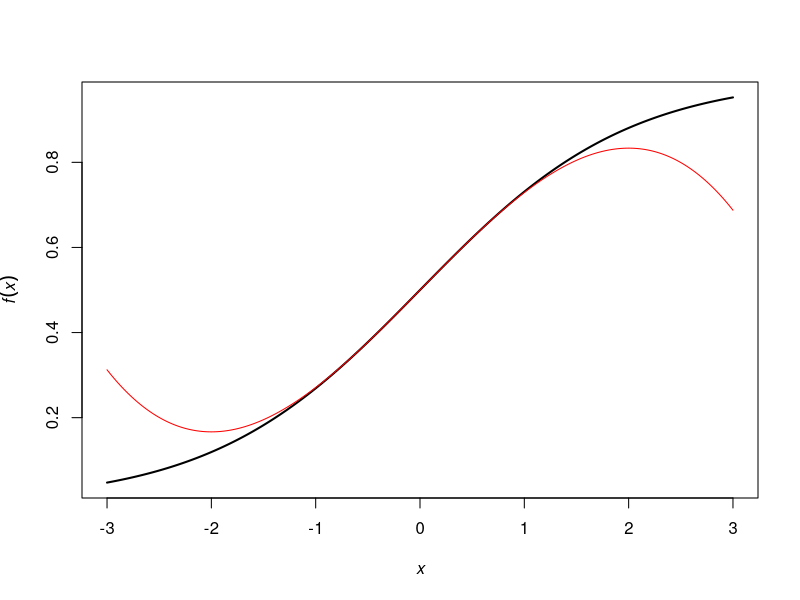
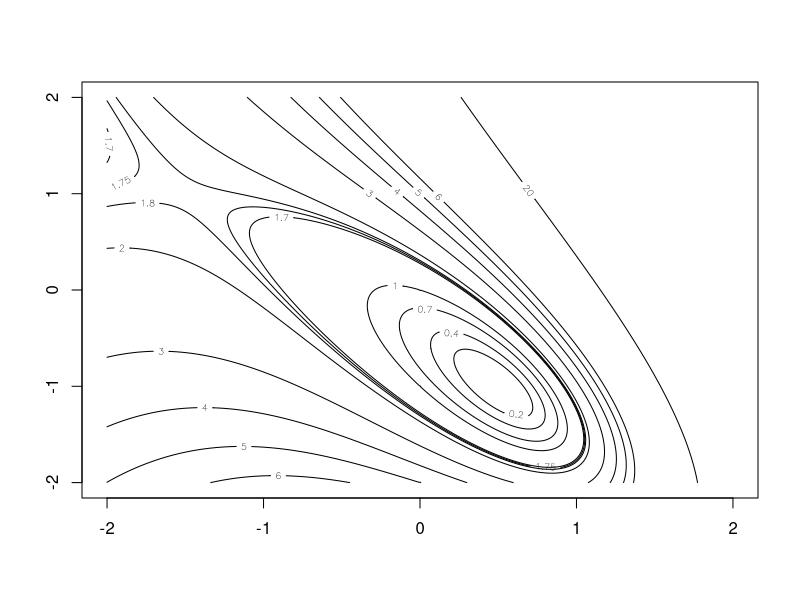
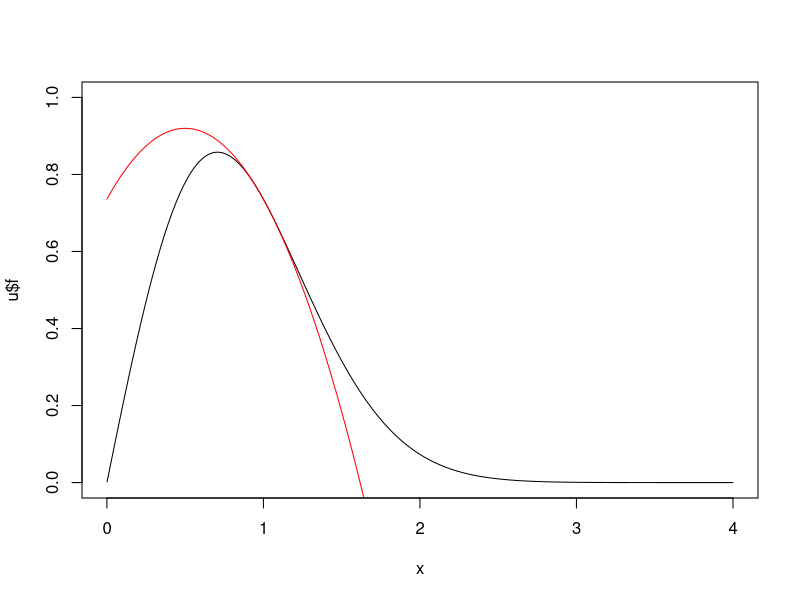

Generate these figures, in order, with R:
# Chapter 3: Question 1

ff <- function(x) {
  fx <- exp(x) / (1 + exp(x))
  fx1 <- exp(x) / (1 + exp(x))^2
  fx2 <- -exp(x) * (exp(x) - 1) / (1 + exp(x))^3
  fx3 <- exp(x) * (-4 * exp(x) + exp(2 * x) + 1) / (exp(x) + 1)^4
  u <- list(fx = fx, fx1 = fx1, fx2 = fx2, fx3 = fx3)
  return(u)
}
x <- seq(-3, 3, .001)
u <- ff(x)
plot(x, u$fx,
  type = "l", lwd = 2,
  xlab = expression(italic(x)),
  ylab = expression(italic(f)(italic(x)))
)
u0 <- ff(0)
tx <- u0$fx + u0$fx1 * x + u0$fx2 * x^2 / 2 + u0$fx3 * x^3 / 6
lines(x, tx, col = "red")

# Question 2a

# Here is the contour plot and some co
ff <- function(x1, x2) {
  f <- exp(x1) * (4 * x1^2 + 2 * x2^2 + 4 * x1 * x2 + 2 * x2 + 1)
  return(f)
}
x1 <- seq(-2, 2, .005)
x2 <- seq(-2, 2, .005)
mm <- outer(x1, x2, "ff")
contour(x1, x2, mm,
  levels = c(.2, .4, .7, 1, 1.7, 1.75, 1.8, 2, 3, 4, 5, 6, 20)
)

# Question 2b

# p = phi; r = rho
fff <- function(x1, x2) {
  f <- exp(x1) * (4 * x1^2 + 2 * x2^2 + 4 * x1 * x2 + 2 * x2 + 1)
  f1 <- c(f + exp(x1) * (8 * x1 + 4 * x2), exp(x1) * (4 * x2 + 4 * x1 + 2))
  f2 <- matrix(c(
    f + 2 * exp(x1) * (8 * x1 + 4 * x2) + 8 * exp(x1),
    exp(x1) * (4 * x2 + 4 * x1 + 2) + 4 * exp(x1),
    exp(x1) * (4 * x2 + 4 * x1 + 2) + 4 * exp(x1), 4 * exp(x1)
  ), 2, 2, byrow = TRUE)
  u <- list(f = f, f1 = f1, f2 = f2)
  return(u)
}
fff(.5, -1)
fff(-1.5, 1)
# checking the eigenvalues of the Hessian in (0.5,-1)
eigen(fff(0.5, -1)$f2)
# checking the eigenvalues of the Hessian in (-1.5,1)
eigen(fff(-1.5, 1)$f2)

# Question 4b

wf <- function(y, p, r) {
  f <- p * r * y^(r - 1) * exp(-p * y^r)
  f1 <- p * r * y^(r - 2) * (-exp(-p * y^r)) * (p * r * y^r - r + 1)
  f2 <- p * r * y^(r - 3) * exp(-p * y^r) *
    (r * (p^2 * r * y^(2 * r) - 3 * p * (r - 1) * y^r + r - 3) + 2)
  u <- list(f = f, f1 = f1, f2 = f2)
}
x <- seq(.001, 4, .0001)
u <- wf(x, 1, 2)
plot(x, u$f, type = "l", ylim = c(0, 1))
uu <- wf(1, 1, 2)
yy <- uu$f + uu$f1 * (x - 1) + uu$f2 * (x - 1)^2 / 2
lines(x, yy, col = "red")
